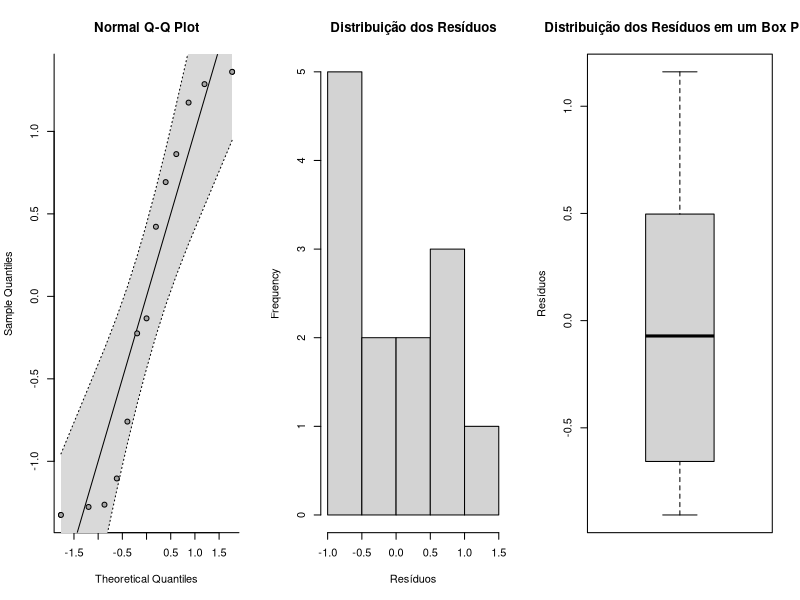
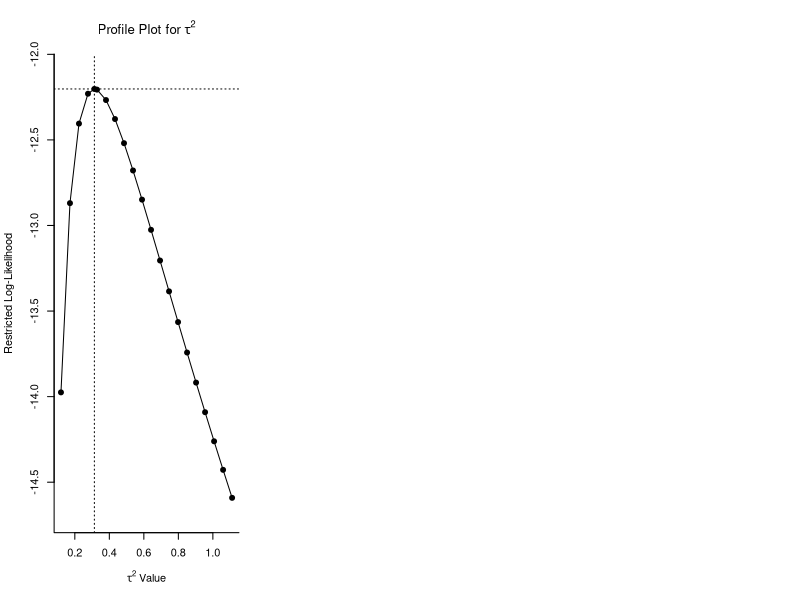

Here is the R script that generated these plots, in order:
## ---- chunk 1
library(metafor)
dat <- dat.bcg
dat <- escalc(measure="RR", ai=tpos, bi=tneg, ci=cpos, di=cneg, data=dat.bcg)
model1 <- rma(yi = yi, vi = vi, data = dat)
## ---- chunk 2
par(mfrow = c(1,3))
qqnorm.rma.uni(model1)
hist(rstudent.rma.uni(model1)$resid, xlab = "Resíduos", main = "Distribuição dos Resíduos")
boxplot(resid(model1), ylab = "Resíduos", main = "Distribuição dos Resíduos em um Box Plot")
## ---- chunk 3
l1o <- data.frame(ids = leave1out.rma.uni(model1)$slab, estimate = leave1out.rma.uni(model1)$estimate, se = leave1out.rma.uni(model1)$se, 
                  zval = leave1out.rma.uni(model1)$zval,  pval = leave1out.rma.uni(model1)$pval, ci.lb = leave1out.rma.uni(model1)$ci.lb, 
                  ci.ub = leave1out.rma.uni(model1)$ci.ub, Q = leave1out.rma.uni(model1)$Q, Qp = leave1out.rma.uni(model1)$Qp, 
                  tau2 = leave1out.rma.uni(model1)$tau2, I2 = leave1out.rma.uni(model1)$I2, H2 = leave1out.rma.uni(model1)$H2)
knitr::kable(l1o, digits = 3, format = "html", align = "c")
## ---- chunk 4
inf <- data.frame(ids = influence.rma.uni(model1)$ids, influence.rma.uni(model1)$inf, influence.rma.uni(model1)$dfbs)
colnames(inf)[10] <- "dfbs"
knitr::kable(inf, digits = 2, format = "html", align = "c")
## ---- chunk 5
knitr::kable(inf, digits = 2, format = "html", align = "c")
## ---- chunk 6
knitr::kable(inf, digits = 2, format = "html", align = "c")
## ---- chunk 7
knitr::kable(inf, digits = 2, format = "html", align = "c")
## ---- chunk 8
knitr::kable(inf, digits = 2, format = "html", align = "c")
## ---- chunk 9
model1
## ---- chunk 10
valores <- data.frame(estimate = model1$b, se = model1$se, zval = model1$zval, pval = model1$pval, ci.lb = model1$ci.lb, ci.ub = model1$ci.ub)
row.names(valores) <- 1
knitr::kable(valores, digits = 3, format = "pandoc", align = "c")
## ---- chunk 11
valores <- cbind(valores, tau2 = model1$tau2, se.tau2 = model1$se.tau2)
knitr::kable(valores, digits = 3, format = "pandoc", align = "c")
## ---- chunk 12
profile.rma.uni(model1)
## ---- chunk 13
valores <- cbind(valores,  QE = model1$QE, QEp = model1$QEp, I2 = model1$I2)
knitr::kable(valores, digits = 3, format = "pandoc", align = "c")
## ---- chunk 14
valores <- cbind(valores, H2 = model1$H2)
knitr::kable(valores, digits = 3, format = "pandoc", align = "c")
## ---- chunk 15
(model2 <- rma(yi = yi, vi = vi, data = dat, mods = ~ ablat))
## ---- chunk 16
mixef <- data.frame(modelo = rep("mixed-effects model", 2), variavel = c("Intecepto", "Latitude"), estimate = model2$b, se = model2$se, zval = model2$zval, pval = model2$pval, ci.lb = model2$ci.lb, ci.ub = model2$ci.ub)
row.names(mixef) <- c(2,3)

mixef_diag <- data.frame(tipo = "mixed-effects model", tau2 = model2$tau2, se.tau2 = model2$se.tau2, QM = model2$QM, QMp = model2$QMp, QE = model2$QE, QEp = model2$QEp, I2 = model2$I2, H2 = model2$H2)

randomeff <- data.frame(modelo = "random-effects model", variavel = "Estimativa", estimate = model1$b, 
                              se = model1$se, zval = model1$zval, pval = model1$pval, 
                              ci.lb = model1$ci.lb, ci.ub = model1$ci.ub)
row.names(randomeff) <- 1

knitr::kable(rbind(randomeff, mixef), digits = 3, format = "html", align = "c")

knitr::kable(rbind(data.frame(tipo = "random-effects model", tau2 = model1$tau2, se.tau2 = model1$se.tau2, 
                              QM = NA, QMp = NA, QE = model1$QE, QEp = model1$QEp, I2 = model1$I2, H2 = model1$H2), mixef_diag), 
             digits = 3, format = "html", align = "c")
## ---- chunk 17
anova(model2) # compare com os resultados do output de model2
## ---- chunk 18
anova(model2, btt = c(1,2)) # o teste fala quais coeficientes estão sendo testados
## ---- chunk 19
(model3 <- rma(yi = yi, vi = vi, data = dat, mods = ~ alloc))
## ---- chunk 20
knitr::kable(data.frame(variavel = c("Intecepto", "Allocation.Random", "Allocation.Systematic"), estimate = model3$b, 
                        se = model3$se, zval = model3$zval, pval = model3$pval, ci.lb = model3$ci.lb, ci.ub = model3$ci.ub),
             digits = 3, format = "html", align = "c", row.names = FALSE)
## ---- chunk 21
anova(model3) # testando o efeito apenas de dois níveis do moderador
## ---- chunk 22
anova(model3, btt = c(1,2,3)) # testando o efeito do moderador
## ---- chunk 23
model4 <- rma(yi = yi, vi = vi, data = dat, mods = ~ alloc - 1) # removendo o intercepto
## ---- chunk 24
knitr::kable(data.frame(variavel = c("Allocation.Alternate", "Allocation.Random", "Allocation.Systematic"), estimate = model4$b, 
                        se = model4$se, zval = model4$zval, pval = model4$pval, ci.lb = model4$ci.lb, ci.ub = model4$ci.ub),
             digits = 3, format = "pandoc", align = "c", row.names = FALSE)
## ---- chunk 25
anova(model4, L = c(1, -1, 0)) # "Allocation.Alternate" vs "Allocation.Random"
## ---- chunk 26
anova(model4, L = c(1, -2, 1)) # "Allocation.Alternate" + "Allocation.Systematic" vs "Allocation.Random"
## ---- chunk 27
model5 <- rma(yi = yi, vi = vi, data = dat, mods = ~ alloc + ablat)
knitr::kable(data.frame(variavel = c("Intercepto", "Allocation.Random", "Allocation.Systematic", "Latitude"), estimate = model5$b, 
                        se = model5$se, zval = model5$zval, pval = model5$pval, ci.lb = model5$ci.lb, ci.ub = model5$ci.ub),
             digits = 3, format = "pandoc", align = "c", row.names = FALSE)
## ---- chunk 28
model6 <- rma(yi = yi, vi = vi, data = dat, mods = ~ alloc * ablat)
knitr::kable(data.frame(variavel = c("Intercepto", "Allocation.Random", "Allocation.Systematic", "Latitude", 
                                     "Allocation.Random:Latitude", "Allocation.Systematic:Latitude"), 
                        estimate = model6$b, se = model6$se, zval = model6$zval, pval = model6$pval, 
                        ci.lb = model6$ci.lb, ci.ub = model6$ci.ub),
             digits = 3, format = "pandoc", align = "c", row.names = FALSE)
## ---- chunk 29
model7 <- rma(yi = yi, vi = vi, data = dat, mods = ~ alloc : ablat - 1)
knitr::kable(data.frame(variavel = c("Allocation.Alternate:Latitude", "Allocation.Random:Latitude", "Allocation.Systematic:Latitude"), 
                        estimate = model7$b, se = model7$se, zval = model7$zval, pval = model7$pval, 
                        ci.lb = model7$ci.lb, ci.ub = model7$ci.ub),
             digits = 3, format = "pandoc", align = "c", row.names = FALSE)
